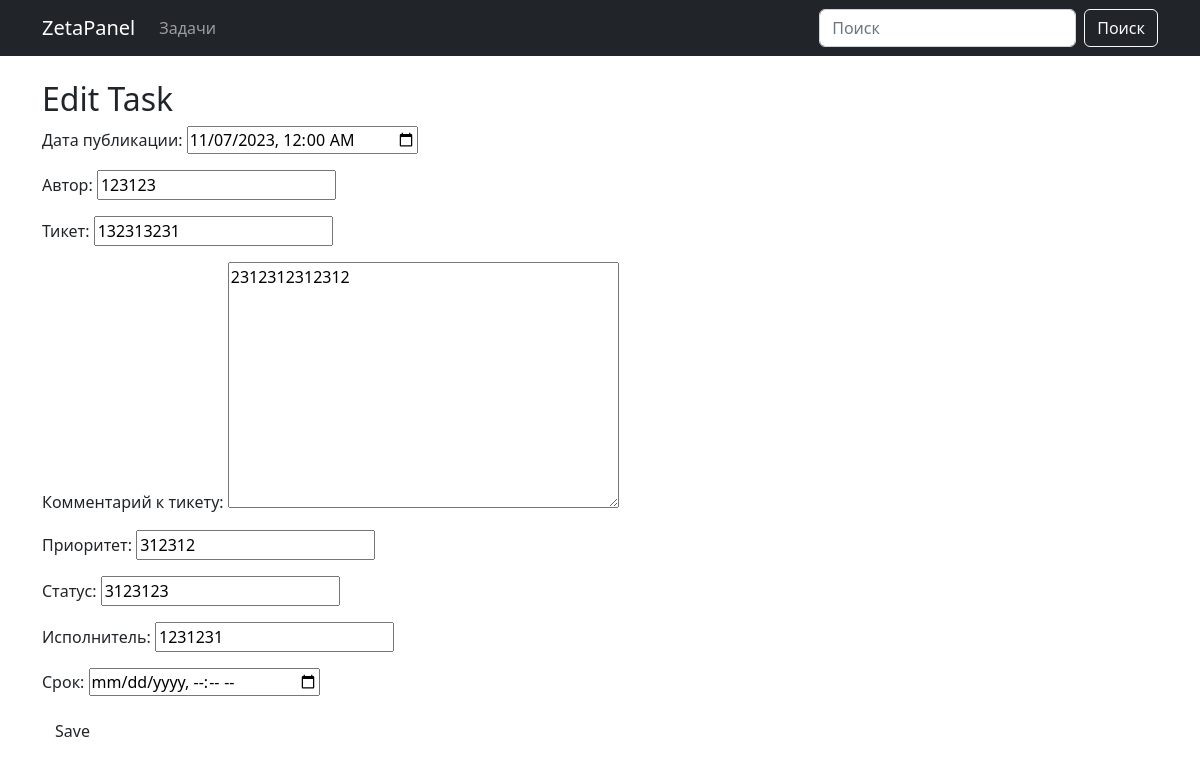
Page /tasks/2/edit/ on the earlier database version.
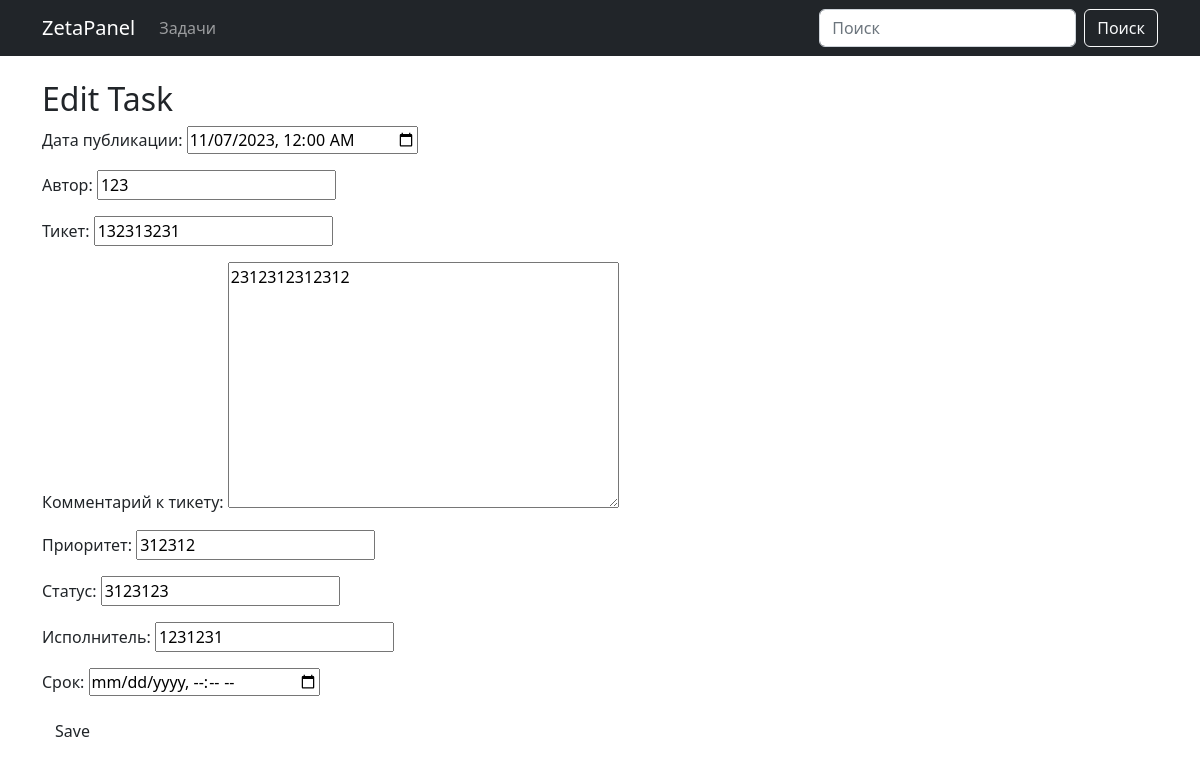
Same page on the later database version.
### task/models.py (models this page shows, shortened)
class Task(models.Model):
    date = models.DateField("Дата публикации")
    author = models.CharField("Автор", max_length=200)
    ticket = models.CharField("Тикет", max_length=200)
    ticket_comment = models.TextField("Комментарий к тикету", blank=True, null=True)
    priority = models.CharField("Приоритет", max_length=200)
    status = models.CharField("Статус", max_length=200)
    executor = models.CharField("Исполнитель", max_length=200)
    deadline = models.DateField("Срок", blank=True, null=True)
    class Meta:
        verbose_name = "Задача"
        verbose_name_plural = "Задачи"
        ordering = ['-id']  # Пример сортировки по умолчанию

### task/views.py (the view)
# urls.py: path('<int:pk>/edit/', views.task_edit, name='task_edit'),
def task_edit(request, pk):
    task = get_object_or_404(Task, pk=pk)
    if request.method == "POST":
        form = TaskForm(request.POST, instance=task)
        if form.is_valid():
            form.save()
            return redirect('task_list')
    else:
        form = TaskForm(instance=task)
    return render(request, 'task_edit.html', {'form': form})

### task/forms.py
class TaskForm(forms.ModelForm):
    class Meta:
        model = Task
        widgets = {
            'date': forms.DateTimeInput(attrs={'type': 'datetime-local'}, format='%Y-%m-%dT%H:%M'),
            'deadline': forms.DateTimeInput(attrs={'type': 'datetime-local'}, format='%Y-%m-%dT%H:%M'),
        }
        fields = ['date', 'author', 'ticket', 'ticket_comment', 'priority', 'status', 'executor', 'deadline']
    def __init__(self, *args, **kwargs):
        super(TaskForm, self).__init__(*args, **kwargs)
        self.fields['date'].input_formats = ['%Y-%m-%dT%H:%M']
        if self.fields.get('deadline'):
            self.fields['deadline'].input_formats = ['%Y-%m-%dT%H:%M']

### task/templates/task_edit.html (shortened to what this page needs)
{% extends "base.html" %}
{% block content %}
    <h2>{% if form.instance.pk %}Edit{% else %}New{% endif %} Task</h2>
    <form method="post" class="col s12">
        {{ form.as_p }}
        <button class="btn waves-effect waves-light" type="submit">Save</button>
    </form>
{% endblock %}

### task/templates/base.html (shortened to what this page needs)
<!DOCTYPE html>
<html lang="ru">
<head>
    <link href="https://cdn.jsdelivr.net/npm/bootstrap@5.2.0/dist/css/bootstrap.min.css" rel="stylesheet">
    <link href="https://cdn.jsdelivr.net/npm/bootstrap-icons@1.10.0/font/bootstrap-icons.css" rel="stylesheet">
</head>
<body>
<nav class="navbar navbar-expand-lg navbar-dark bg-dark">
    <div class="container">
        <a class="navbar-brand" href="#">ZetaPanel</a>
        <div class="collapse navbar-collapse">
            <ul class="navbar-nav me-auto">
                <li class="nav-item"><a class="nav-link" href="#">Задачи</a></li>
            </ul>
            <form class="d-flex">
                <input class="form-control me-2" type="search" placeholder="Поиск" aria-label="Поиск">
                <button class="btn btn-outline-light" type="submit">Поиск</button>
            </form>
        </div>
    </div>
</nav>
<div class="container mt-4">
  {% block content %}{% endblock %}
</div>
</body>
</html>

Differences in the rows shown:
changed Task: author "123123" → "123"
